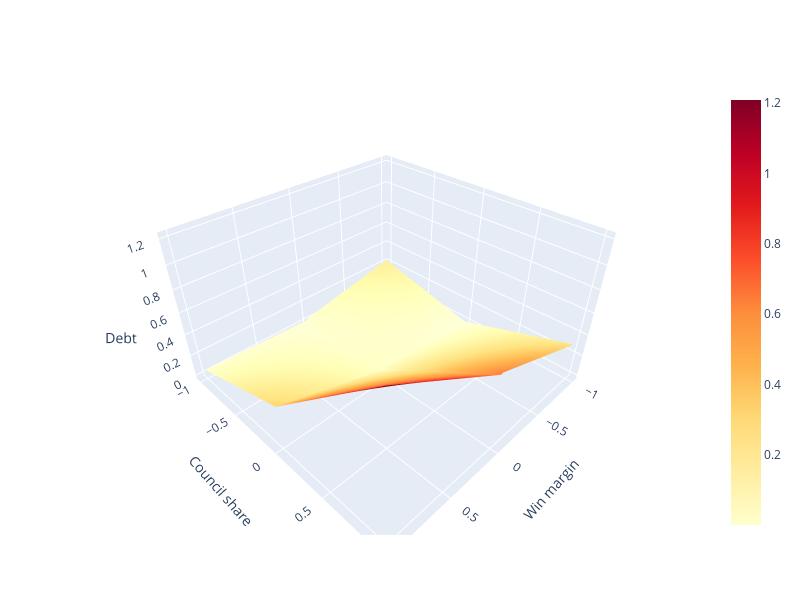

Notebook code cell kept with this figure:
### Code cell
# # Variables para el modelo
variables_modelo = ["const", "X1", "X2", "T1", "T2", "X1X2", "X1T1", "X2T2"] 
model = sm.OLS(d["Y"],d[variables_modelo]).fit()
coeficientes = model.params

from mpl_toolkits.mplot3d import Axes3D
from ipywidgets import interactive, widgets

x1_valores = np.linspace(-1, 1, 100)
x2_valores = np.linspace(-1, 1, 100)
X1_mesh, X2_mesh = np.meshgrid(x1_valores, x2_valores)

    # Definir T1 y T2 basado en las condiciones
T1_mesh = (X1_mesh >= 0).astype(int)
T2_mesh = (X2_mesh >= 0).astype(int)

    # Calcular Y predicho en la grilla basado en los coeficientes
Y_pred_mesh = (coeficientes['const'] +
                   coeficientes['X1'] * X1_mesh +
                   coeficientes['X2'] * X2_mesh +
                   coeficientes['T1'] * T1_mesh +
                   coeficientes['T2'] * T2_mesh +
                   coeficientes['X1X2'] * X1_mesh * X2_mesh +
                   coeficientes['X1T1'] * X1_mesh * T1_mesh +
                   coeficientes['X2T2'] * X2_mesh * T2_mesh)


import plotly.graph_objects as go

# Definir los datos para el gráfico
fig = go.Figure(data=[go.Surface(x=X1_mesh, y=X2_mesh, z=Y_pred_mesh, colorscale='YlOrRd')])

# Actualizar el diseño del gráfico
fig.update_layout(
    title=None,
    autosize=False,
    width=800,  # Ajustado para hacer el dibujo más grande
    height=600,  # Ajustado para hacer el dibujo más grande
    margin=dict(l=65, r=50, b=65, t=90),
    scene=dict(  # Personalizar los nombres de los ejes
        xaxis_title='Win margin',
        yaxis_title='Council share',
        zaxis_title='Debt')
)

fig.show()

### Figure 1 — Plotly figure (JSON) as saved in the notebook; plotly's stock layout.template omitted (floating-point values rounded to 4 significant figures; data arrays with more than 128 entries replaced by an {"elided": "..."} marker saying what was removed)
{"data": [{"colorscale": [[0, "rgb(255,255,204)"], [0.125, "rgb(255,237,160)"], [0.25, "rgb(254,217,118)"], [0.375, "rgb(254,178,76)"], [0.5, "rgb(253,141,60)"], [0.625, "rgb(252,78,42)"], [0.75, "rgb(227,26,28)"], [0.875, "rgb(189,0,38)"], [1, "rgb(128,0,38)"]], "type": "surface", "x": {"elided": "100x100 float values"}, "y": {"elided": "100x100 float values"}, "z": {"elided": "100x100 float values"}}], "layout": {"autosize": false, "height": 600, "margin": {"b": 65, "l": 65, "r": 50, "t": 90}, "scene": {"xaxis": {"title": {"text": "Win margin"}}, "yaxis": {"title": {"text": "Council share"}}, "zaxis": {"title": {"text": "Debt"}}}, "title": {}, "width": 800}}
